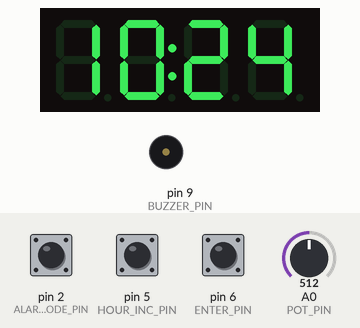
This sketch was run on a simulated Arduino Uno, built with avr-gcc and run on an emulated ATmega328P. On the bench: 4-digit seven-segment display, buzzer (waves = sounding). Inputs (shaded band) come from the test bench; at power-on: pin 2 (ALARM_MODE_PIN) HIGH, pin 6 (ENTER_PIN) HIGH, A0 (POT_PIN) = 512, pin 5 (HOUR_INC_PIN) HIGH. The local clock reads 2024-03-15 10:24:30 at power-on unless the sketch sets it.

Above: at 1.2 s.
1.3 s: pin 2 (ALARM_MODE_PIN) pulled LOW for 0.15 s
At 2.2 s:
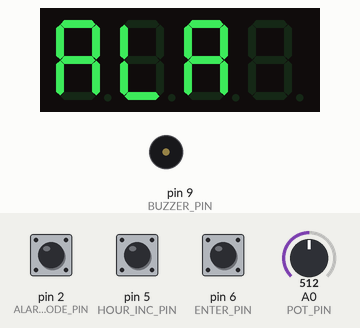
3.8 s: pin 6 (ENTER_PIN) pulled LOW for 0.15 s
At 4.6 s:
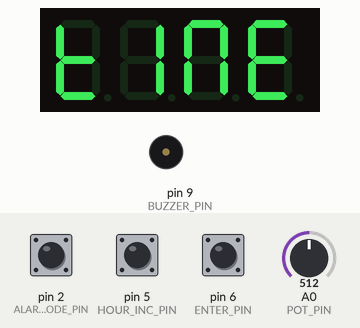
6.3 s: pin 2 (ALARM_MODE_PIN) pulled LOW for 3.2 s
At 8.2 s:
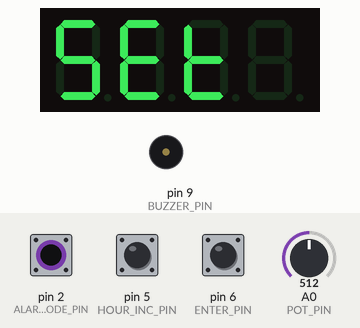
11.0 s: A0 (POT_PIN) set to 490
At 11.8 s:
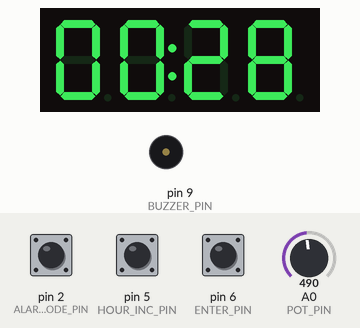
12.5 s: pin 5 (HOUR_INC_PIN) pulled LOW for 0.15 s
At 13.1 s:
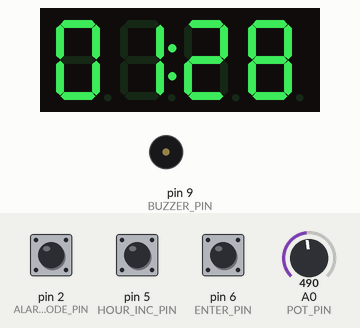
14.2 s: pin 5 (HOUR_INC_PIN) pulled LOW for 1 s
At 16.6 s:
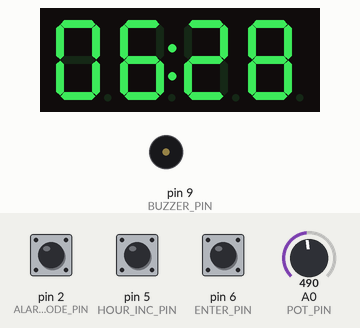
Timing chart, 0 to 17.7 s (numbered marks = the images above; inputs shaded):
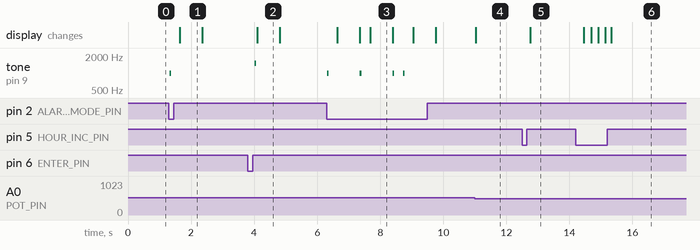

The sketch:

alarm_clock.ino
```cpp
#include <TM1637Display.h>
#include <uRTCLib.h>

#define CLK 3
#define DIO 4

// Pins
#define ALARM_MODE_PIN 2
#define HOUR_INC_PIN 5
#define ENTER_PIN 6
#define BUZZER_PIN 9
#define POT_PIN A0

int time;

// REAL alarm values
int alarmHour = 0;
int alarmMin = 0;

// TEMP values used for alarm or clock setting
int tempHour = 0;
int tempMin = 0;

int alarm;
int buzzer = BUZZER_PIN;

// Buzz control
bool buzz = true;
unsigned long lastBeep = 0;
bool buzzerState = false;
unsigned long modeSwitchTime = 0;

// States
// 0 = normal, 1 = alarm set, 2 = clock set
int mode = 0;
bool justEntered = false;
bool justExitedSetMode = false;

// Variables that were previously implicitly declared or missing
int alarmModestate;
int hourIncstate;
int enterState;
int potValue;
//---------------------------------------------------------

const uint8_t allON[] = {0xff,0xff,0xff,0xff};

// --- Custom Display Segments ---
// ALA -> A L A _
const uint8_t ALA_SEG[] = {
  0x77, // A
  0x38, // L
  0x77, // A
  0x00  // blank
};

// SET -> S E T _
const uint8_t SET_SEG[] = {
  0x6D, // S
  0x79, // E
  0x78, // T
  0x00  // blank
};

// TIME -> T I M E
const uint8_t TIME_SEG[] = {
  0x78, // T
  0x06, // I
  0x37, // M (combination for M)
  0x79  // E
};
// ------------------------------

uRTCLib rtc(0x68);
TM1637Display display(CLK, DIO);

void setup() {
  URTCLIB_WIRE.begin();
  // rtc.set(0, 39, 11, 2, 3, 11, 25);

  display.setBrightness(5);

  pinMode(ALARM_MODE_PIN, INPUT_PULLUP);
  pinMode(HOUR_INC_PIN, INPUT_PULLUP);
  pinMode(ENTER_PIN, INPUT_PULLUP);
  pinMode(BUZZER_PIN, OUTPUT);
}

void loop() {

  rtc.refresh();
  int hour = rtc.hour();
  int minute = rtc.minute();
  time = hour * 100 + minute;
  unsigned long now = millis();

  // NOTE: This non-blocking tone stop is still useful for general tone cleanup.
  if (modeSwitchTime > 0 && now - modeSwitchTime >= 50) {
    noTone(BUZZER_PIN);
    modeSwitchTime = 0;
  }

  // Read buttons (using defined pin names for clarity)
  int alarmModestate = digitalRead(ALARM_MODE_PIN);
  int hourIncstate = digitalRead(HOUR_INC_PIN);
  int enterState = digitalRead(ENTER_PIN);

  // ----------------------------------------------------
  // MODE CYCLING: Press Mode -> 1 -> 2 -> 0 -> 1 -> ...
  // ----------------------------------------------------
  if (alarmModestate == LOW) {
    mode++;
    if (mode > 2) mode = 0;

    justEntered = true;

    // --- MODE ENTRY BEEP ---
    tone(BUZZER_PIN, 1000);
    delay(50);             // Beep for 50 milliseconds
    noTone(BUZZER_PIN);    // Stop the tone immediately
    // -----------------------

    delay(250); // Main Debounce
  }

  // ---------------------------------------------------------
  // MODE 0: NORMAL CLOCK MODE
  // ---------------------------------------------------------
  if (mode == 0) {

    // Display "TIME" when returning from set mode
    if (justExitedSetMode) {

      // --- NEW: Exit Mode Beep (Higher pitch for success/return) ---
      tone(BUZZER_PIN, 1500);
      delay(50);
      noTone(BUZZER_PIN);
      // -----------------------------------------------------------

      display.setSegments(TIME_SEG);
      delay(700);
      justExitedSetMode = false;
    }

    display.showNumberDecEx(time, 0b01000000, true, 4, 0);

    // stop ringing
    if (enterState == LOW) {
      buzz = false;
      noTone(buzzer);
    }

    // alarm ringing logic
    if (time == alarm && buzz) {
      if (now - lastBeep >= 500) {
        lastBeep = now;
        buzzerState = !buzzerState;

        if (buzzerState) tone(buzzer, 500);
        else noTone(buzzer);
      }
    }

    return;
  }

  // ---------------------------------------------------------
  // MODES 1 & 2 SHARE SAME UI
  // ---------------------------------------------------------
  if (justEntered) {

    if (mode == 1) {
      // Display "ALA" for Alarm Set
      display.setSegments(ALA_SEG);
      delay(700);
      tempHour = alarmHour;
      tempMin  = alarmMin;
    }
    else if (mode == 2) {
      // Display "SET" for Clock Set
      display.setSegments(SET_SEG);
      delay(700);
      tempHour = hour;
      tempMin  = minute;
    }

    justEntered = false;
  }

  // show current editable number
  int temp = tempHour * 100 + tempMin;
  display.showNumberDecEx(temp, 0b01000000, true, 4, 0);

  // minute via potentiometer
  potValue = analogRead(POT_PIN); // Reads A0
  tempMin = map(potValue, 0, 1023, 0, 59);

  // hour increment button
  if (hourIncstate == LOW) {
    tempHour++;
    if (tempHour > 23) tempHour = 0;
    delay(200);
  }

  // ENTER saves values
  if (enterState == LOW) {

    if (mode == 1) {
      // save alarm
      alarmHour = tempHour;
      alarmMin  = tempMin;
      alarm = alarmHour * 100 + alarmMin;
      buzz = true;
    }

    else if (mode == 2) {
      // save clock time
      rtc.set(0, tempMin, tempHour, 0, 0, 0, 0);
    }

    justExitedSetMode = true; // Set flag to display TIME
    mode = 0;
    delay(200);
  }
}
```

Measured:
- after the input at 1.3 s, tone on pin 9 (BUZZER_PIN): silent → 1000 Hz at once, → silent 0.05 s later; the display: changes after 0.34 s (image 1)
- after the input at 3.8 s, tone on pin 9 (BUZZER_PIN): silent → 1500 Hz after 0.22 s, → silent 0.05 s later; the display: changes after 0.29 s (image 2)
- after the input at 6.3 s, tone on pin 9 (BUZZER_PIN): plays 1000 Hz for 0.05 s, 1000 Hz for 0.05 s, 1000 Hz for 0.05 s, 1000 Hz for 0.05 s, starting at once; the display: first changes after 0.34 s (image 3 shows a later state)
- after the input at 11.0 s, the display: changes at once (image 4)
- after the input at 12.5 s, the display: changes after 0.26 s (image 5)
- after the input at 14.2 s, the display: first changes after 0.26 s (image 6 shows a later state)
- what the display in image 1 shows lasts 0.8 s, from 1.6 s to 2.4 s
